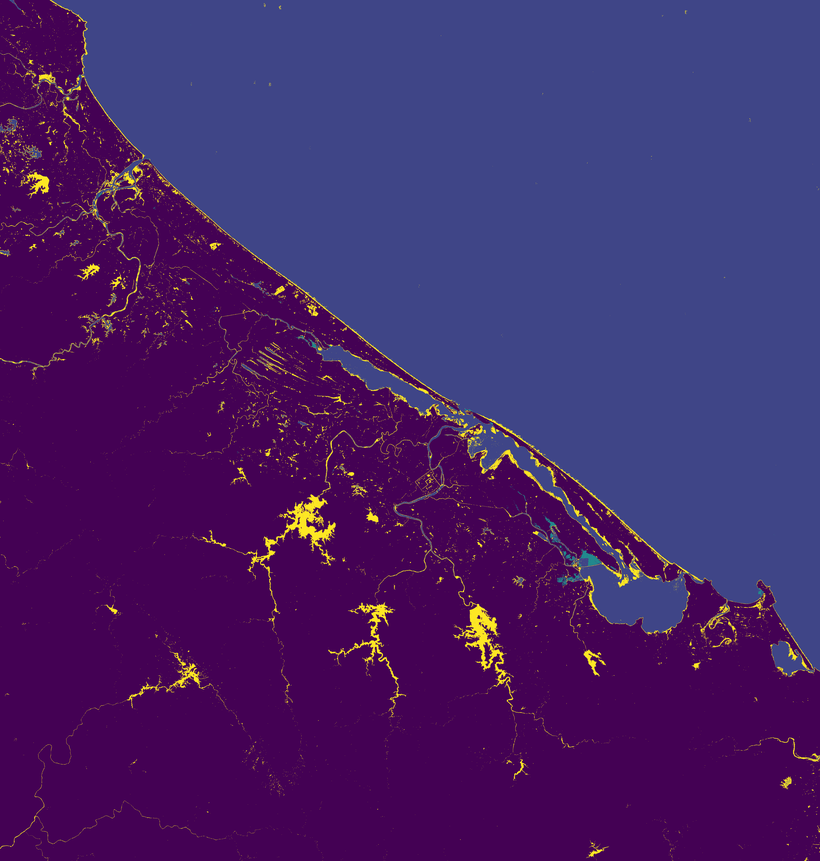
#> input picture generate.png, 820 x 861 px, shrunk from 3957 x 4156 before the run
$ python colorDevider.py
#> lines starting #> are read from the running program, lines starting #| are printed output that depends on the picture
import cv2
import matplotlib.colors as cs
import matplotlib.pyplot as plt
import numpy as np
from sklearn.cluster import KMeans

#set path to image
imgpath = 'generate.png'
#set number of cluster for kmeans
clusterno = 4

#read image
img = cv2.imread(imgpath)
#> img is the input picture: shape (861, 820, 3); mean B, G, R 104.9, 35.1, 69.5
#convert bgr to rgb
img = cv2.cvtColor(img,cv2.COLOR_BGR2RGB)

#reshape img array
n_img = np.reshape(img,(img.shape[0]*img.shape[1],3))

#use kmeans to find cluster of color
clt = KMeans(n_clusters=clusterno)
clt.fit(n_img)

#get unique value of labels in kmeans
labels = np.unique(clt.labels_)

#find the pixel numbers of each color that is set by cluster number
hist,_ = np.histogram(clt.labels_,bins=np.arange(len(labels)+1))

#declare list to hold color to be used in chart
colors = []

#declare list to hold hex color code for labeling in chart
hexlabels = []

#get the main color
for i in range(clt.cluster_centers_.shape[0]):
  colors.append(tuple(clt.cluster_centers_[i]/255))
  hexlabels.append(cs.to_hex(tuple(clt.cluster_centers_[i]/255)))

#create pie chart for color
plt.pie(hist,labels=hexlabels,colors=colors,autopct='%1.1f%%')
plt.axis('equal')
plt.show()
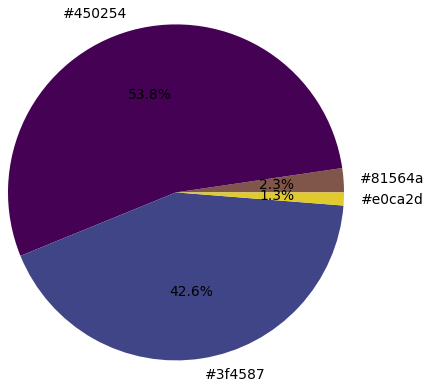
#> figure drawn by matplotlib, 1 panel
